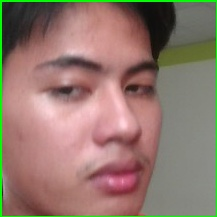
#> input picture data/raw/LeTanMinh/108.jpg, 217 x 217 px; its folder holds only this picture in this run
$ python experiment.py
#> lines starting #> are read from the running program, lines starting #| are printed output that depends on the picture
### src/data_loader.py
import os
import cv2
import numpy as np
from sklearn.model_selection import train_test_split

def tai_du_lieu_anh(duong_dan_thu_muc, kich_thuoc_anh=(100, 100)):
    """
    Tải tất cả ảnh từ một thư mục, chuyển đổi sang ảnh xám, resize và làm phẳng.

    Args:
        duong_dan_thu_muc (str): Đường dẫn đến thư mục chứa các thư mục con,
                                mỗi thư mục con là một người.
        kich_thuoc_anh (tuple): Kích thước mới của ảnh (chiều rộng, chiều cao).

    Returns:
        tuple: (danh sách ảnh đã làm phẳng, danh sách nhãn tương ứng, số lượng lớp)
    """
#> called with duong_dan_thu_muc = 'data/raw', kich_thuoc_anh = (112, 92)
    du_lieu_anh = []
    nhan = []
    ten_nhan = {}
    nhan_hien_tai = 0

    # Duyệt qua các thư mục con (mỗi thư mục là một người)
    for ten_thu_muc in sorted(os.listdir(duong_dan_thu_muc)):
        duong_dan_nguoi = os.path.join(duong_dan_thu_muc, ten_thu_muc)
        if not os.path.isdir(duong_dan_nguoi):
            continue

        # Gán nhãn số cho mỗi người
        if ten_thu_muc not in ten_nhan:
            ten_nhan[ten_thu_muc] = nhan_hien_tai
            nhan_hien_tai += 1

        # Đọc từng ảnh trong thư mục của người đó
        for ten_file_anh in os.listdir(duong_dan_nguoi):
            duong_dan_anh = os.path.join(duong_dan_nguoi, ten_file_anh)

            # Đọc ảnh bằng OpenCV ở chế độ ảnh xám
            anh = cv2.imread(duong_dan_anh, cv2.IMREAD_GRAYSCALE)
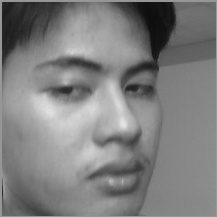
#> anh: shape (217, 217); min 13, max 227, mean 127

            if anh is not None:
                # Resize ảnh về kích thước chuẩn
                anh_resized = cv2.resize(anh, (kich_thuoc_anh[1], kich_thuoc_anh[0]))
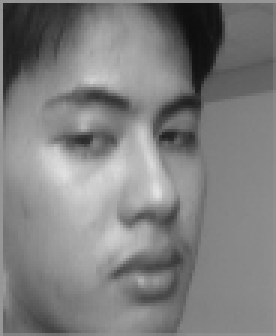
#> anh_resized: shape (112, 92) (shown 3 times larger); min 13, max 226, mean 127

                # Làm phẳng ảnh thành vector 1D và thêm vào danh sách
                du_lieu_anh.append(anh_resized.flatten())
                nhan.append(ten_nhan[ten_thu_muc])
#> pass 2 of the loop in tai_du_lieu_anh, `for ten_thu_muc in sorted(os.listdir(duong_dan_thu_muc)):`:
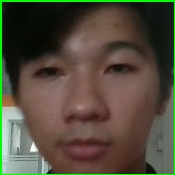
#> input picture data/raw/VoVanDat/33.jpg, 175 x 175 px
#> in tai_du_lieu_anh, `anh = cv2.imread(duong_dan_anh, cv2.IMREAD_GRAYSCALE)`:
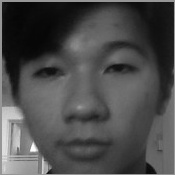
#> anh: shape (175, 175); min 5, max 255, mean 75.9
#> in tai_du_lieu_anh, `anh_resized = cv2.resize(anh, (kich_thuoc_anh[1], kich_thuoc_anh[0]))`:
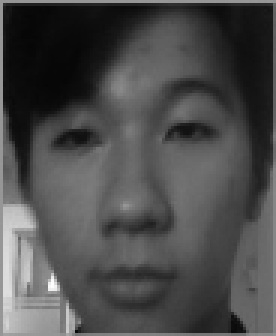
#> anh_resized: shape (112, 92) (shown 3 times larger); min 6, max 253, mean 75.7
#> in buoc_1_tai_va_hien_thi_du_lieu, `du_lieu, nhan, _ = tai_du_lieu_anh(DUONG_DAN_DU_LIEU_THO, KICH_THUOC_A..`: nhan = [0, 1]
#| Đã tải 2 ảnh.

    so_luong_lop = len(ten_nhan)
    return np.array(du_lieu_anh), np.array(nhan), so_luong_lop

# [17 lines left out: function chia_du_lieu, not called in this run]

# [26 lines that do not run on import are left out]

### src/visualization.py
import matplotlib.pyplot as plt
import numpy as np

def ve_luoi_anh(danh_sach_anh, kich_thuoc_anh, tieu_de_hinh, so_hang=4, so_cot=8):
    """
    Vẽ một lưới các ảnh.

    Args:
        danh_sach_anh (list or np.array): Danh sách các ảnh đã làm phẳng.
        kich_thuoc_anh (tuple): Kích thước gốc của ảnh (cao, rộng).
        tieu_de_hinh (str): Tiêu đề chung cho cả hình vẽ.
        so_hang (int): Số hàng trong lưới.
        so_cot (int): Số cột trong lưới.
    """
#> called with danh_sach_anh = array of shape (2, 10304), kich_thuoc_anh = (112, 92), tieu_de_hinh = 'Một vài ảnh từ tập dữ liệu ORL', so_hang = 4, so_cot = 8
    fig, axes = plt.subplots(so_hang, so_cot, figsize=(so_cot * 1.5, so_hang * 1.5))
    fig.suptitle(tieu_de_hinh, fontsize=16)

    for i, ax in enumerate(axes.flat):
        if i < len(danh_sach_anh):
            # Reshape lại ảnh từ vector 1D và hiển thị
            ax.imshow(danh_sach_anh[i].reshape(kich_thuoc_anh), cmap='gray')
            ax.set_xticks([])
            ax.set_yticks([])
        else:
            # Ẩn các subplot không dùng đến
            ax.axis('off')

    plt.tight_layout(rect=[0, 0, 1, 0.96])
    plt.show()
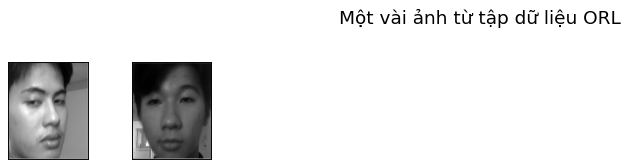
#> figure drawn by matplotlib, 2 panels

# [40 lines left out: function ve_ket_qua_du_doan, not called in this run]

# [18 lines that do not run on import are left out]

### src/pca_engine.py
import numpy as np

class DongCoPCA:
    def __init__(self, so_thanh_phan=None):
        """
        Khởi tạo lớp PCA.

        Args:
            so_thanh_phan (int): Số lượng thành phần chính (eigenfaces) cần giữ lại.
                               Nếu None, sẽ giữ lại tất cả.
        """
        self.so_thanh_phan = so_thanh_phan
        self.khuon_mat_trung_binh = None
        self.thanh_phan_chinh = None # Eigenfaces

    def fit(self, X):
        """
        Huấn luyện mô hình PCA trên dữ liệu X.

        Args:
            X (np.array): Dữ liệu huấn luyện, mỗi hàng là một ảnh đã làm phẳng.
                          Kích thước (so_mau, so_chieu).
        """
        # 1. Tính toán khuôn mặt trung bình
        self.khuon_mat_trung_binh = np.mean(X, axis=0)
#> self.khuon_mat_trung_binh = 10304 values, max 188.5 at index 8573, min 16 at index 253, mean 101.3

        # 2. Trừ khuôn mặt trung bình khỏi dữ liệu
        X_centered = X - self.khuon_mat_trung_binh

        # 3. Tính ma trận hiệp phương sai
        # Để hiệu quả, nếu số mẫu < số chiều, ta dùng "snapshot method"
        # Cov = (1/N) * A.T @ A, với A là dữ liệu đã trừ trung bình
        # Thay vì tính ma trận (số_chiều x số_chiều), ta tính (số_mẫu x số_mẫu)
        # rồi suy ra eigenvector của ma trận gốc.
        L = X_centered @ X_centered.T
#> L = [[13025510, -13025510], [-13025510, 13025510]]

        # 4. Tính giá trị riêng (eigenvalues) và vector riêng (eigenvectors) của L
        gia_tri_rieng, vector_rieng_L = np.linalg.eigh(L)
#> gia_tri_rieng = [0, 26051020]; vector_rieng_L = [[-0.707, -0.707], [-0.707, 0.707]]

        # 5. Suy ra vector riêng của ma trận hiệp phương sai gốc
        vector_rieng_C = X_centered.T @ vector_rieng_L
#> vector_rieng_C = 10304 pairs, first value -3.55e-15 to 3.55e-15, second value -127.3 to 91.22

        # 6. Sắp xếp các vector riêng theo thứ tự giảm dần của giá trị riêng
        idx_sorted = np.argsort(gia_tri_rieng)[::-1]
#> idx_sorted = [1, 0]
        vector_rieng_sorted = vector_rieng_C[:, idx_sorted]
#> vector_rieng_sorted = 10304 pairs, first value -127.3 to 91.22, second value -3.55e-15 to 3.55e-15

        # 7. Chuẩn hóa các vector riêng (eigenfaces) để chúng có độ dài đơn vị
        for i in range(vector_rieng_sorted.shape[1]):
            vector_rieng_sorted[:, i] = vector_rieng_sorted[:, i] / np.linalg.norm(vector_rieng_sorted[:, i])
#> after the loop, vector_rieng_sorted = 10304 pairs, first value -0.0249 to 0.0179, second value -0.0303 to 0.0303

        # 8. Giữ lại số lượng thành phần chính mong muốn
        if self.so_thanh_phan is not None:
            self.thanh_phan_chinh = vector_rieng_sorted[:, :self.so_thanh_phan]
#> self.thanh_phan_chinh has the same summary as vector_rieng_sorted
        else:
            self.thanh_phan_chinh = vector_rieng_sorted

    def transform(self, X):
        """
        Chiếu dữ liệu X vào không gian eigenface.

        Args:
            X (np.array): Dữ liệu cần chiếu, mỗi hàng là một ảnh.

        Returns:
            np.array: Dữ liệu đã được chiếu (đã giảm chiều).
        """
        if self.khuon_mat_trung_binh is None or self.thanh_phan_chinh is None:
            raise RuntimeError("Mô hình PCA chưa được huấn luyện. Vui lòng gọi hàm fit() trước.")

        # Trừ khuôn mặt trung bình
        X_centered = X - self.khuon_mat_trung_binh

        # Chiếu vào không gian con được định nghĩa bởi các thành phần chính
        return X_centered @ self.thanh_phan_chinh

    # [6 lines left out: function fit_transform, not called in this run]

    def chieu_nguoc(self, X_transformed):
        """
        Tái tạo lại ảnh từ dữ liệu đã giảm chiều.

        Args:
            X_transformed (np.array): Dữ liệu trong không gian eigenface.

        Returns:
            np.array: Dữ liệu ảnh đã được tái tạo.
        """
        if self.khuon_mat_trung_binh is None or self.thanh_phan_chinh is None:
            raise RuntimeError("Mô hình PCA chưa được huấn luyện.")

        # Tái tạo lại từ không gian eigenface và cộng lại khuôn mặt trung bình
        return X_transformed @ self.thanh_phan_chinh.T + self.khuon_mat_trung_binh

# [19 lines that do not run on import are left out]

### notebooks/experiment.py
# Tệp này dùng để thử nghiệm từng bước của thuật toán,
# tương tự như cách làm việc trong một Jupyter Notebook.

import os
import sys
import numpy as np
import matplotlib.pyplot as plt

# Thêm thư mục gốc của dự án vào sys.path để có thể import các module từ src
# Điều này cần thiết khi chạy file này trực tiếp từ thư mục notebooks
project_root = os.path.abspath(os.path.join(os.path.dirname(__file__), '..'))
sys.path.insert(0, project_root)

from src.data_loader import tai_du_lieu_anh
from src.pca_engine import DongCoPCA
from src.visualization import ve_luoi_anh

# --- Cấu hình ---
DUONG_DAN_DU_LIEU_THO = os.path.join(project_root, 'data', 'raw')
KICH_THUOC_ANH = (112, 92)
SO_THANH_PHAN_PCA = 150

def buoc_1_tai_va_hien_thi_du_lieu():
    """
    Tải dữ liệu và hiển thị một vài ảnh mẫu.
    """
    print("--- Bước 1: Tải và hiển thị dữ liệu ---")
    if not os.path.exists(DUONG_DAN_DU_LIEU_THO) or not os.listdir(DUONG_DAN_DU_LIEU_THO):
        print(f"Thư mục dữ liệu '{DUONG_DAN_DU_LIEU_THO}' trống hoặc không tồn tại.")
        print("Vui lòng tải tập dữ liệu ORL và đặt vào đó.")
        return None, None

    du_lieu, nhan, _ = tai_du_lieu_anh(DUONG_DAN_DU_LIEU_THO, KICH_THUOC_ANH)
    print(f"Đã tải {du_lieu.shape[0]} ảnh.")

    # Hiển thị 32 ảnh đầu tiên
    ve_luoi_anh(du_lieu[:32], KICH_THUOC_ANH, "Một vài ảnh từ tập dữ liệu ORL")

    return du_lieu, nhan

def buoc_2_thuc_hien_pca(du_lieu):
    """
    Chạy thuật toán PCA và hiển thị khuôn mặt trung bình cùng các eigenfaces.
    """
    print("\n--- Bước 2: Thực hiện PCA ---")
    pca = DongCoPCA(so_thanh_phan=SO_THANH_PHAN_PCA)
    pca.fit(du_lieu)

    # Hiển thị khuôn mặt trung bình
    plt.figure(figsize=(4, 4))
    plt.imshow(pca.khuon_mat_trung_binh.reshape(KICH_THUOC_ANH), cmap='gray')
    plt.title("Khuôn mặt trung bình")
    plt.xticks([])
    plt.yticks([])
    plt.show()
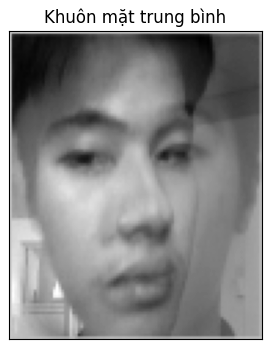
#> figure drawn by matplotlib, 1 panel

    # Hiển thị các eigenfaces
    ve_luoi_anh(pca.thanh_phan_chinh.T, KICH_THUOC_ANH, "Các Eigenfaces")
#> call 2 of ve_luoi_anh, with danh_sach_anh = array of shape (2, 10304), kich_thuoc_anh = (112, 92), tieu_de_hinh = 'Các Eigenfaces', so_hang = 4, so_cot = 8
#> in ve_luoi_anh (call 2), `plt.show()`:
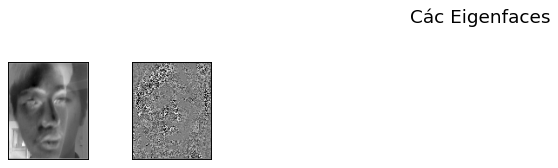
#> figure drawn by matplotlib, 2 panels

    return pca

def buoc_3_tai_tao_khuon_mat(du_lieu, pca):
    """
    Chiếu dữ liệu vào không gian PCA và tái tạo lại để xem sự khác biệt.
    """
    print("\n--- Bước 3: Tái tạo khuôn mặt từ không gian PCA ---")

    # Chọn một vài ảnh để thử
    anh_goc = du_lieu[:8]

    # Chiếu vào không gian PCA
    du_lieu_bien_doi = pca.transform(anh_goc)
#> du_lieu_bien_doi = [[-3609.1, -132.2], [3609.1, 132.2]]

    # Tái tạo lại từ không gian PCA
    anh_tai_tao = pca.chieu_nguoc(du_lieu_bien_doi)

    # Chuẩn bị danh sách để hiển thị xen kẽ
    danh_sach_hien_thi = np.zeros((16, anh_goc.shape[1]))
#> (the run stopped early here; a loop or call above may not have finished)
